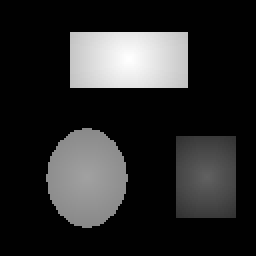
#> input picture UNSTPB/Year IV/Semester 1/Image Processing/Laboratory 5/tst2.bmp, 128 x 128 px (shown 2 times larger)
$ jupyter execute 'Lab V - Image Segmentation.ipynb'
#> lines starting #> are read from the running program, lines starting #| are printed output that depends on the picture
# Image processing
# Lab IV - Image segmentation

## 1. Introduction
During the previous labs and lectures, some basic image processing tasks have been presented: enhancements, filtering, etc. Another crucial task is image segmentation. This is the process in which an algorithm is used to find objects of interest in images.

There are multiple ways to segment images, however the focus of this lab will be histogram-based segmentation.

## 2. Histograms
The simplest definition of a histogram is that it is a function which shows how often each grayscale value appears in an image.

<center>A grayscale image and its histogram</center>

Since the histogram counts how many times a value is repeated, the spatial arrangements are not visible in it. Both images in the next figure have the same histogram.
<center>Example of images with the same histogram</center>

In order to use histogram segmentation the objects and the background need to have different grayscale values. After the histogram is displayed, a set of thresholds need to be decided in order to separate the objects and background.
<center>The correspondence between different objects of an image and the background.</center>

## 3. Algorithm
The steps needed to segment an image based on its histogram are the following:
 - Read the image
 - Convert it to grayscale (the values are now between 0 and 1)
 - Scale the values to be between 0 and 255
 - View the image
 - Compute the histogram with
 ```python
hist,_ = np.histogram(img,range(0,256))
```
 - Display the histogram using the plot function of matplotlib
 ```python
plt.figure(figsize=(10,10)),plt.plot(hist)
```
 - Decide the thresholds
 - Create a blank image
```python
out = np.zeros(img.shape)
```
 - Separate between objects and background:
     - pixels with values lower than $T_a$ belong to the background and are given the value 0
     for this part, use numpy indexing to go faster
     ```python
     [img<Ta] = 0
     ```
     - pixels between thresholds $T_a$ and $T_b$ belong to object "A" and are given the value 1, etc.
     for multiple conditions, use ```np.logical_and(X,Y)```
     ```python
     out[np.logical_and(img>=Ta, img<Tb)] = 1
     ```
 - View the new image

## 4. Drawbacks
 Even though it is effective this algorithm is not perfect. The method is fully manual: the user needs to look at the histogram and decide the thresholds and number of objects (there are algorithms which fix this). Also, if the objects have similar grayscale values as the background, they cannot be differentiated.

### Exercise 1: Write an algorithm to segment "tst2.bmp" using histogram segmentation.

[cell 1]
import numpy as np
from skimage import io, color
import matplotlib.pyplot as plt

img = io.imread('tst2.bmp')
#> img is the input picture: shape (128, 128, 3); min 1, max 255, mean 42.3
img = color.rgb2gray(img)
#> img: shape (128, 128) float64
img = (img * 255).astype(int)
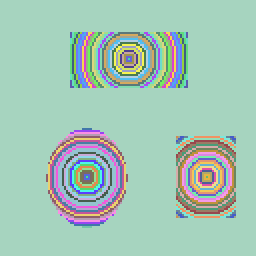
#> img: shape (128, 128) int64 (shown 2 times larger); 84 distinct labels, from 1 to 255; one colour per label, 0 black

plt.figure()
plt.imshow(img, cmap = 'gray')

h, w = img.shape
#> h = 128; w = 128
hist,_ = np.histogram(img, range(0, 256))
#> hist = 255 values, max 11952 at index 1, min 0 at index 0, mean 64.25
plt.figure(figsize = (10, 10))
plt.plot(hist)

img_labels = np.zeros([h, w], dtype = int)
img_labels[np.logical_and(img >= 25, img <= 125)] = 3
img_labels[np.logical_and(img >= 125, img <= 175)] = 2
img_labels[img > 175] = 1

plt.figure()
plt.imshow(img_labels, cmap = 'jet', vmin = 0, vmax = 3)
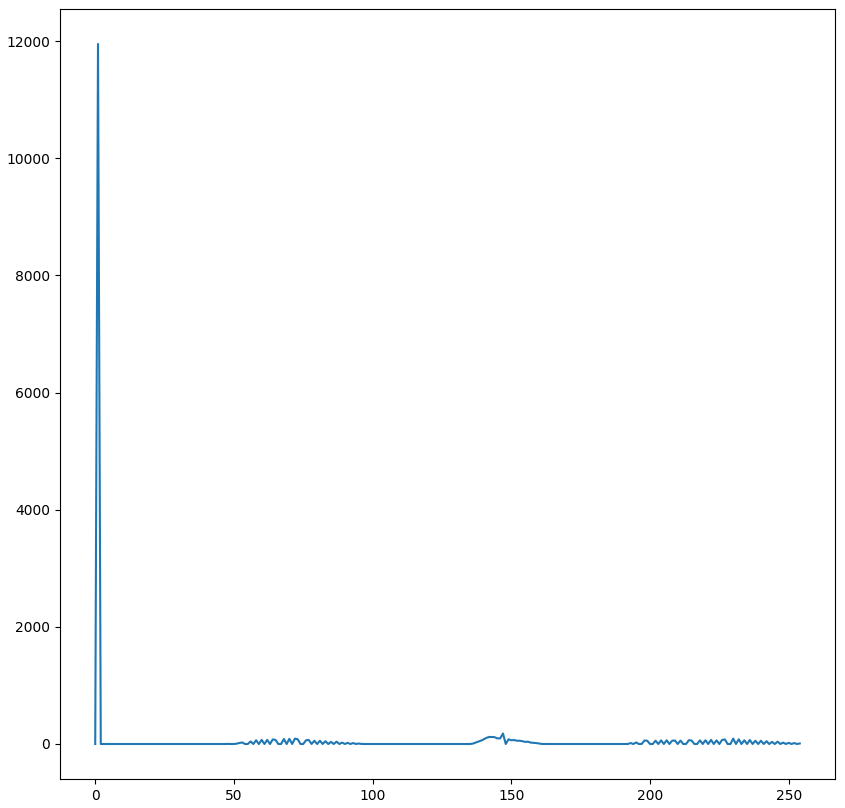
#> figure drawn by matplotlib, 1 panel; curve peaks at x = 1, y = 11952
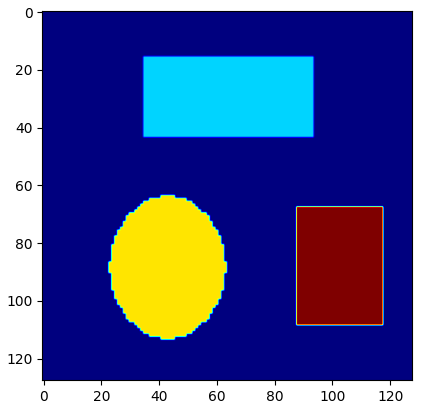
#> figure drawn by matplotlib, 1 panel

### Exercise 2: Add gaussian noise to "tst2.bmp" of different intensities and segment it.
Hint: a fast way to add noise to an image is to use scikit image
```python
from skimage import io,color,util
# other code
noisy_img = util.random_noise(img,mean=0,var=3)
```
To change the intensity of the noise change the ```var``` argument.

[cell 2]
import numpy as np
from skimage import io, color, util
import matplotlib.pyplot as plt

img = io.imread('tst2.bmp')
img = color.rgb2gray(img)
img = util.random_noise(img, mean = 0, var = (10/255) ** 2)
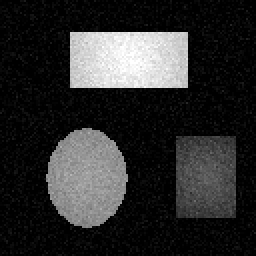
#> img: shape (128, 128) float64 (shown 2 times larger); min 0, max 1, mean 0.176
img = (img * 255).astype(int)

plt.figure()
plt.imshow(img, cmap = 'gray')

h, w = img.shape
hist,_ = np.histogram(img, range(0, 256))
#> hist = 255 values, max 6008 at index 0, min 0 at index 107, mean 64.25
plt.figure(figsize = (10, 10))
plt.plot(hist)

img_labels = np.zeros([h, w], dtype = int)
img_labels[np.logical_and(img >= 25, img <= 125)] = 3
img_labels[np.logical_and(img >= 125, img <= 175)] = 2
img_labels[img > 175] = 1

plt.figure()
plt.imshow(img_labels, cmap = 'jet', vmin = 0, vmax = 3)
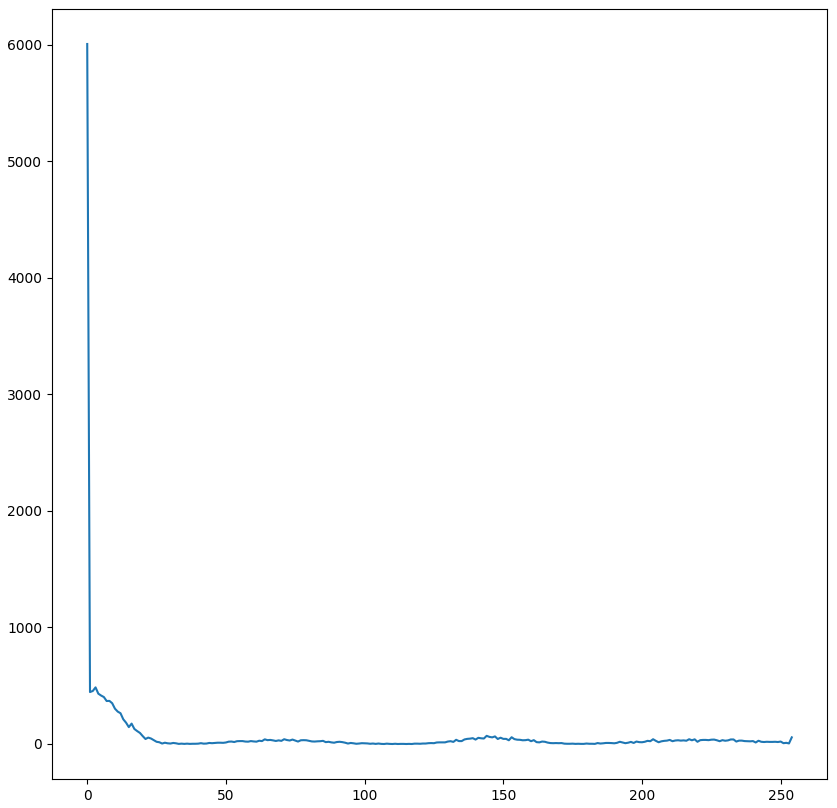
#> figure drawn by matplotlib, 1 panel; curve peaks at x = 0, y = 6008

### Exercise 3: Add gaussian noise to "tst1.bmp" and segment it. What solutions are there for the faulty segmentation?

[cell 3]
import numpy as np
from skimage import io, color, util
import matplotlib.pyplot as plt

img = io.imread('tst1.bmp')
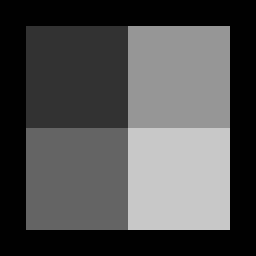
#> input picture UNSTPB/Year IV/Semester 1/Image Processing/Laboratory 5/tst1.bmp, 128 x 128 px (shown 2 times larger)
#> img is the input picture: shape (128, 128, 3); min 1, max 200, mean 79.7
img = color.rgb2gray(img)
#> img: shape (128, 128) float64
img = util.random_noise(img, mean = 0, var = (10/255) ** 2)
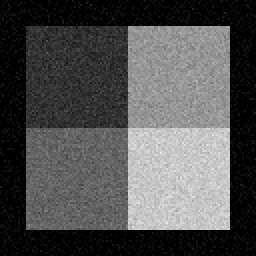
#> img: shape (128, 128) float64 (shown 2 times larger); min 0, max 0.916, mean 0.318
img = (img * 255).astype(int)

plt.figure()
plt.imshow(img, cmap = 'gray')

h, w = img.shape
border = 3 // 2

#extra
mask = np.ones([3, 3]) / 9
img_f = img.copy()

for i in range(border, h - border):
    for j in range(border, w - border):
        V = img[i - border:i + border + 1, j - border:j + border + 1]
        img_f[i, j] = np.sum(V * mask)
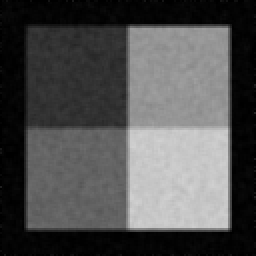
#> img_f: shape (128, 128) int64 (shown 2 times larger); min 0, max 209, mean 80.2

plt.figure()
plt.imshow(img_f, cmap = 'gray')

hist,_ = np.histogram(img_f, range(0, 256))
#> hist = 255 values, max 1065 at index 3, min 0 at index 27, mean 64.25
plt.figure(figsize = (10, 10))
plt.plot(hist)

img_labels = np.zeros([h, w], dtype = int)
img_labels[np.logical_and(img_f >= 25, img_f <= 75)] = 1
img_labels[np.logical_and(img_f >= 75, img_f <= 125)] = 2
img_labels[np.logical_and(img_f >= 125, img_f <= 175)] = 3
img_labels[img_f > 175] = 4

plt.figure()
plt.imshow(img_labels, cmap = 'jet', vmin = 0, vmax = 4)

'''
img_f1 = img_labels.copy()

for i in range(border, h - border):
    for j in range(border, w - border):
        V = img_labels[i - border:i + border + 1, j - border:j + border + 1]
        V = np.sort(V, axis = None)
        img_f1[i, j] = V[4]


plt.figure()
plt.imshow(img_f, cmap = 'jet', vmin = 0, vmax = 4)
'''
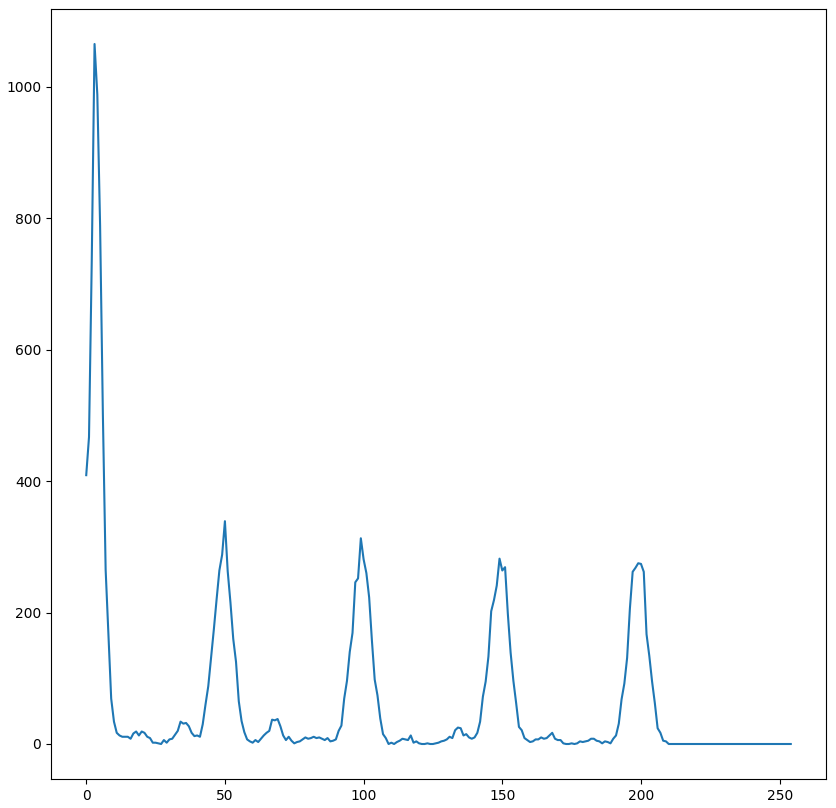
#> figure drawn by matplotlib, 1 panel; curve peaks at x = 3, y = 1065
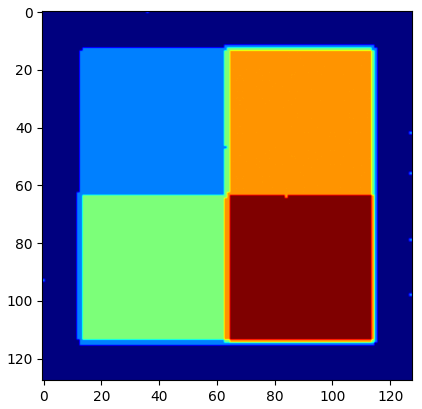
#> figure drawn by matplotlib, 1 panel
